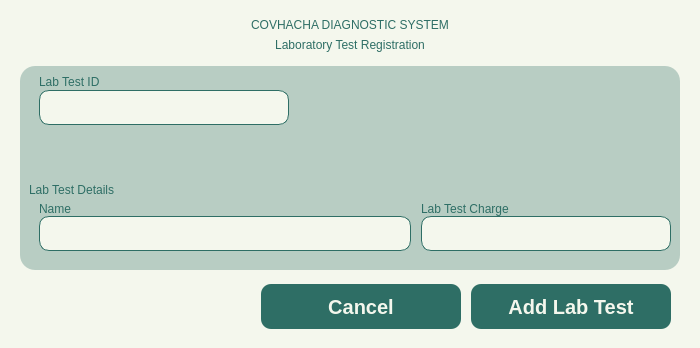
<?xml version="1.0" encoding="UTF-8"?>
<ui version="4.0">
 <class>MainWindow</class>
 <widget class="QMainWindow" name="MainWindow">
  <property name="geometry">
   <rect>
    <x>0</x>
    <y>0</y>
    <width>700</width>
    <height>348</height>
   </rect>
  </property>
  <property name="sizePolicy">
   <sizepolicy hsizetype="Fixed" vsizetype="Fixed">
    <horstretch>0</horstretch>
    <verstretch>0</verstretch>
   </sizepolicy>
  </property>
  <property name="maximumSize">
   <size>
    <width>16777215</width>
    <height>348</height>
   </size>
  </property>
  <property name="baseSize">
   <size>
    <width>700</width>
    <height>300</height>
   </size>
  </property>
  <property name="windowTitle">
   <string>MainWindow</string>
  </property>
  <property name="styleSheet">
   <string notr="true">*{
	padding: 0px;
	margin: 0px;
	border: 0px;
	background-color: #F4F7ED;
}

</string>
  </property>
  <widget class="QWidget" name="centralwidget">
   <property name="sizePolicy">
    <sizepolicy hsizetype="Preferred" vsizetype="Preferred">
     <horstretch>0</horstretch>
     <verstretch>0</verstretch>
    </sizepolicy>
   </property>
   <property name="maximumSize">
    <size>
     <width>16777215</width>
     <height>16777215</height>
    </size>
   </property>
   <layout class="QVBoxLayout" name="verticalLayout">
    <property name="spacing">
     <number>5</number>
    </property>
    <property name="leftMargin">
     <number>20</number>
    </property>
    <property name="rightMargin">
     <number>20</number>
    </property>
    <property name="bottomMargin">
     <number>10</number>
    </property>
    <item alignment="Qt::AlignTop">
     <widget class="QWidget" name="Header" native="true">
      <property name="sizePolicy">
       <sizepolicy hsizetype="Expanding" vsizetype="Preferred">
        <horstretch>0</horstretch>
        <verstretch>0</verstretch>
       </sizepolicy>
      </property>
      <property name="styleSheet">
       <string notr="true">QLabel {
	font: bold 20pt &quot;Satoshi Black&quot;;
	color: #2E6E65;
    qproperty-wordWrap: true;
	background: transparent;
	text-align: center;
}
#Subheader {
	font: 500 14pt &quot;Satoshi Medium&quot;;
}</string>
      </property>
      <layout class="QVBoxLayout" name="verticalLayout_2">
       <item>
        <widget class="QLabel" name="Title">
         <property name="text">
          <string>COVHACHA DIAGNOSTIC SYSTEM</string>
         </property>
         <property name="alignment">
          <set>Qt::AlignCenter</set>
         </property>
        </widget>
       </item>
       <item>
        <widget class="QLabel" name="Subheader">
         <property name="text">
          <string>Laboratory Test Registration</string>
         </property>
         <property name="alignment">
          <set>Qt::AlignCenter</set>
         </property>
        </widget>
       </item>
      </layout>
     </widget>
    </item>
    <item>
     <widget class="QWidget" name="Body" native="true">
      <property name="sizePolicy">
       <sizepolicy hsizetype="Expanding" vsizetype="Expanding">
        <horstretch>0</horstretch>
        <verstretch>0</verstretch>
       </sizepolicy>
      </property>
      <property name="styleSheet">
       <string notr="true">QLabel {
	font: 300 12pt &quot;Lexend Light&quot;;
	color: #2E6E65;
}
#Title_1, #Title_2, #Title_3 {
	font: 14pt &quot;Lexend SemiBold&quot;;
}
#Indicator {
	font: 300 10pt &quot;Lexend Light&quot;;
}
#StaffTypeCon, #StaffNameCon, #StaffInfoCon, #SpecializationCon {
	background-color: transparent;
}
*{
	background-color: transparent;
}
#Body {
	background-color: rgba(46, 110, 101, 77);
	border-radius: 15px;
}
QLineEdit, QComboBox, QDateEdit {
	background-color: #F4F7ED;
	border: 1px solid #2E6E65;
	border-radius: 10px;
}


QComboBox, QDateEdit {
    background-color: #F4F7ED;
    border: 1px solid #2E6E65;
    border-radius: 10px;
    padding: 5px 10px;
    font: 300 12pt &quot;Lexend Light&quot;;
}

/* Drop-down arrow styling (QComboBox only) */
QComboBox::drop-down {
    subcontrol-origin: padding;
    subcontrol-position: top right;
    width: 30px;
    border-left: 1px solid #2E6E65;
    background-color: #D9E4DC;
    border-top-right-radius: 8px;
    border-bottom-right-radius: 8px;
}

QComboBox::down-arrow {
    image: url(:/lucide/icons/chevron-down.svg);
    width: 20px;
    height: 20px;
}

/* ComboBox dropdown list view */
QComboBox QAbstractItemView {
    background-color: #F4F7ED;
    selection-background-color: #CCE3D0;
    border: 1px solid #2E6E65;
    border-radius: 2px;
    outline: 0;
    font: 300 12pt &quot;Lexend Light&quot;;
}

/* ===== QDateEdit ===== */
QDateEdit {
    background-color: #F4F7ED;
    border: 1px solid #2E6E65;
    border-radius: 10px;
    padding: 5px 10px;
    font: 300 12pt &quot;Lexend Light&quot;;
}

QDateEdit::drop-down {
    subcontrol-origin: padding;
    subcontrol-position: top right;
    width: 30px;
    border-left: 1px solid #2E6E65;
    background-color: #D9E4DC;
    border-top-right-radius: 8px;
    border-bottom-right-radius: 8px;
}

QDateEdit::down-arrow {
    image: url(:/lucide/icons/calendar.svg);
    width: 20px;
    height: 20px;
}


/* ===== QCalendarWidget Popup ===== */
QCalendarWidget {
    background-color: #F4F7ED;
    border: 2px solid #2E6E65;
    border-radius: 10px;
    font: 300 10pt &quot;Lexend Light&quot;;
}

/* Month &amp; Year Navigation */
QCalendarWidget QToolButton {
    background-color: #F4F7ED;
    border: none;
    color: #2E6E65;
    font: 300 12pt &quot;Lexend Light&quot;;
    padding: 5px;
    margin: 2px;
}

QCalendarWidget QToolButton#qt_calendar_prevmonth {
    qproperty-icon: url(:/lucide/icons/chevron-left.svg);
    qproperty-iconSize: 16px;
}

QCalendarWidget QToolButton#qt_calendar_nextmonth {
    qproperty-icon: url(:/lucide/icons/chevron-right.svg);
    qproperty-iconSize: 16px;
}

/* Month/Year ComboBox &amp; SpinBox */
QCalendarWidget QComboBox,
QCalendarWidget QSpinBox {
    background-color: #F4F7ED;
    border: 1px solid #2E6E65;
    border-radius: 6px;
    padding: 2px 6px;
    font: 300 11pt &quot;Lexend Light&quot;;
    color: #2E6E65;
}

/* Calendar Table (Dates &amp; Grid) */
QCalendarWidget QTableView {
    background-color: #F4F7ED;
    border: none;
    selection-background-color: #2E6E65;
    font: 300 11pt &quot;Lexend Light&quot;;
    gridline-color: #2E6E65;
}


</string>
      </property>
      <layout class="QVBoxLayout" name="verticalLayout_3">
       <item>
        <widget class="QWidget" name="StaffTypeCon" native="true">
         <layout class="QHBoxLayout" name="horizontalLayout_3">
          <property name="spacing">
           <number>10</number>
          </property>
          <property name="leftMargin">
           <number>10</number>
          </property>
          <property name="topMargin">
           <number>0</number>
          </property>
          <property name="rightMargin">
           <number>0</number>
          </property>
          <property name="bottomMargin">
           <number>0</number>
          </property>
          <item alignment="Qt::AlignTop">
           <widget class="QWidget" name="JoinedDate" native="true">
            <property name="sizePolicy">
             <sizepolicy hsizetype="Preferred" vsizetype="Preferred">
              <horstretch>0</horstretch>
              <verstretch>0</verstretch>
             </sizepolicy>
            </property>
            <property name="minimumSize">
             <size>
              <width>0</width>
              <height>0</height>
             </size>
            </property>
            <layout class="QVBoxLayout" name="verticalLayout_4">
             <property name="spacing">
              <number>1</number>
             </property>
             <property name="leftMargin">
              <number>0</number>
             </property>
             <property name="topMargin">
              <number>0</number>
             </property>
             <property name="rightMargin">
              <number>0</number>
             </property>
             <property name="bottomMargin">
              <number>0</number>
             </property>
             <item>
              <widget class="QLabel" name="label">
               <property name="text">
                <string>Lab Test ID</string>
               </property>
              </widget>
             </item>
             <item alignment="Qt::AlignLeft">
              <widget class="QLineEdit" name="LabID">
               <property name="sizePolicy">
                <sizepolicy hsizetype="Expanding" vsizetype="Preferred">
                 <horstretch>0</horstretch>
                 <verstretch>0</verstretch>
                </sizepolicy>
               </property>
               <property name="minimumSize">
                <size>
                 <width>250</width>
                 <height>35</height>
                </size>
               </property>
               <property name="maximumSize">
                <size>
                 <width>16777215</width>
                 <height>35</height>
                </size>
               </property>
               <property name="font">
                <font>
                 <pointsize>12</pointsize>
                </font>
               </property>
              </widget>
             </item>
            </layout>
           </widget>
          </item>
         </layout>
        </widget>
       </item>
       <item>
        <widget class="QWidget" name="Specialization" native="true">
         <property name="sizePolicy">
          <sizepolicy hsizetype="Preferred" vsizetype="Maximum">
           <horstretch>0</horstretch>
           <verstretch>0</verstretch>
          </sizepolicy>
         </property>
         <layout class="QVBoxLayout" name="verticalLayout_8">
          <property name="spacing">
           <number>5</number>
          </property>
          <property name="leftMargin">
           <number>0</number>
          </property>
          <property name="topMargin">
           <number>0</number>
          </property>
          <property name="rightMargin">
           <number>0</number>
          </property>
          <property name="bottomMargin">
           <number>10</number>
          </property>
          <item alignment="Qt::AlignTop">
           <widget class="QLabel" name="Title_2">
            <property name="text">
             <string>Lab Test Details</string>
            </property>
           </widget>
          </item>
          <item alignment="Qt::AlignTop">
           <widget class="QWidget" name="widget_6" native="true">
            <property name="sizePolicy">
             <sizepolicy hsizetype="Expanding" vsizetype="Expanding">
              <horstretch>0</horstretch>
              <verstretch>0</verstretch>
             </sizepolicy>
            </property>
            <layout class="QHBoxLayout" name="horizontalLayout_6">
             <property name="spacing">
              <number>10</number>
             </property>
             <property name="leftMargin">
              <number>10</number>
             </property>
             <property name="topMargin">
              <number>0</number>
             </property>
             <property name="rightMargin">
              <number>0</number>
             </property>
             <property name="bottomMargin">
              <number>0</number>
             </property>
             <item alignment="Qt::AlignTop">
              <widget class="QWidget" name="widget_11" native="true">
               <layout class="QVBoxLayout" name="verticalLayout_17">
                <property name="spacing">
                 <number>0</number>
                </property>
                <property name="leftMargin">
                 <number>0</number>
                </property>
                <property name="topMargin">
                 <number>0</number>
                </property>
                <property name="rightMargin">
                 <number>0</number>
                </property>
                <property name="bottomMargin">
                 <number>0</number>
                </property>
                <item alignment="Qt::AlignTop">
                 <widget class="QLabel" name="label_9">
                  <property name="sizePolicy">
                   <sizepolicy hsizetype="Expanding" vsizetype="Preferred">
                    <horstretch>0</horstretch>
                    <verstretch>0</verstretch>
                   </sizepolicy>
                  </property>
                  <property name="text">
                   <string>Name</string>
                  </property>
                 </widget>
                </item>
                <item>
                 <widget class="QLineEdit" name="LabName">
                  <property name="sizePolicy">
                   <sizepolicy hsizetype="Expanding" vsizetype="Preferred">
                    <horstretch>0</horstretch>
                    <verstretch>0</verstretch>
                   </sizepolicy>
                  </property>
                  <property name="minimumSize">
                   <size>
                    <width>0</width>
                    <height>35</height>
                   </size>
                  </property>
                  <property name="maximumSize">
                   <size>
                    <width>16777215</width>
                    <height>35</height>
                   </size>
                  </property>
                  <property name="font">
                   <font>
                    <pointsize>12</pointsize>
                   </font>
                  </property>
                 </widget>
                </item>
               </layout>
              </widget>
             </item>
             <item alignment="Qt::AlignRight">
              <widget class="QWidget" name="widget_10" native="true">
               <property name="minimumSize">
                <size>
                 <width>250</width>
                 <height>0</height>
                </size>
               </property>
               <layout class="QVBoxLayout" name="verticalLayout_16">
                <property name="spacing">
                 <number>0</number>
                </property>
                <property name="leftMargin">
                 <number>0</number>
                </property>
                <property name="topMargin">
                 <number>0</number>
                </property>
                <property name="rightMargin">
                 <number>0</number>
                </property>
                <property name="bottomMargin">
                 <number>0</number>
                </property>
                <item alignment="Qt::AlignTop">
                 <widget class="QLabel" name="label_8">
                  <property name="sizePolicy">
                   <sizepolicy hsizetype="Expanding" vsizetype="Preferred">
                    <horstretch>0</horstretch>
                    <verstretch>0</verstretch>
                   </sizepolicy>
                  </property>
                  <property name="text">
                   <string>Lab Test Charge</string>
                  </property>
                 </widget>
                </item>
                <item>
                 <widget class="QLineEdit" name="Price">
                  <property name="minimumSize">
                   <size>
                    <width>0</width>
                    <height>35</height>
                   </size>
                  </property>
                  <property name="font">
                   <font>
                    <pointsize>12</pointsize>
                   </font>
                  </property>
                 </widget>
                </item>
               </layout>
              </widget>
             </item>
            </layout>
           </widget>
          </item>
         </layout>
        </widget>
       </item>
      </layout>
     </widget>
    </item>
    <item>
     <widget class="QWidget" name="Buttons" native="true">
      <property name="sizePolicy">
       <sizepolicy hsizetype="Expanding" vsizetype="Preferred">
        <horstretch>0</horstretch>
        <verstretch>0</verstretch>
       </sizepolicy>
      </property>
      <layout class="QHBoxLayout" name="horizontalLayout">
       <item alignment="Qt::AlignRight">
        <widget class="QWidget" name="widget" native="true">
         <property name="sizePolicy">
          <sizepolicy hsizetype="Fixed" vsizetype="Preferred">
           <horstretch>0</horstretch>
           <verstretch>0</verstretch>
          </sizepolicy>
         </property>
         <property name="maximumSize">
          <size>
           <width>500</width>
           <height>16777215</height>
          </size>
         </property>
         <layout class="QHBoxLayout" name="horizontalLayout_2">
          <property name="spacing">
           <number>10</number>
          </property>
          <property name="leftMargin">
           <number>0</number>
          </property>
          <property name="topMargin">
           <number>0</number>
          </property>
          <property name="rightMargin">
           <number>0</number>
          </property>
          <property name="bottomMargin">
           <number>0</number>
          </property>
          <item>
           <widget class="QPushButton" name="Cancel">
            <property name="sizePolicy">
             <sizepolicy hsizetype="Fixed" vsizetype="Preferred">
              <horstretch>0</horstretch>
              <verstretch>0</verstretch>
             </sizepolicy>
            </property>
            <property name="minimumSize">
             <size>
              <width>200</width>
              <height>45</height>
             </size>
            </property>
            <property name="maximumSize">
             <size>
              <width>200</width>
              <height>45</height>
             </size>
            </property>
            <property name="styleSheet">
             <string notr="true">QPushButton {
	font: 900 10pt &quot;Satoshi Black&quot;;
	background-color:  #2E6E65;
	border-radius: 10px;
	font-weight: bold;
	font-size: 20px;
	color: #F4F7ED;
	text-align: center;
}</string>
            </property>
            <property name="text">
             <string>Cancel</string>
            </property>
           </widget>
          </item>
          <item>
           <widget class="QPushButton" name="AddLabTest">
            <property name="sizePolicy">
             <sizepolicy hsizetype="Expanding" vsizetype="Preferred">
              <horstretch>0</horstretch>
              <verstretch>0</verstretch>
             </sizepolicy>
            </property>
            <property name="minimumSize">
             <size>
              <width>200</width>
              <height>45</height>
             </size>
            </property>
            <property name="maximumSize">
             <size>
              <width>200</width>
              <height>45</height>
             </size>
            </property>
            <property name="styleSheet">
             <string notr="true">QPushButton {
	font: 900 10pt &quot;Satoshi Black&quot;;
	background-color:  #2E6E65;
	border-radius: 10px;
	font-weight: bold;
	font-size: 20px;
	color: #F4F7ED;
	text-align: center;
}</string>
            </property>
            <property name="text">
             <string>Add Lab Test</string>
            </property>
           </widget>
          </item>
         </layout>
        </widget>
       </item>
      </layout>
     </widget>
    </item>
   </layout>
  </widget>
 </widget>
 <resources>
  <include location="../../../Downloads/resources.qrc"/>
 </resources>
 <connections/>
</ui>
